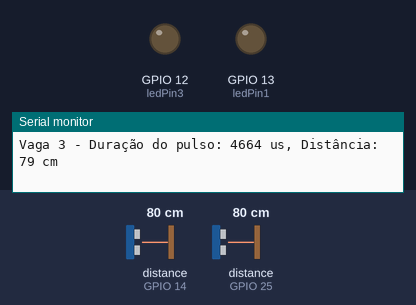
Simulated run of this sketch. Board: ESP32. Parts: output pins drawn as LEDs (lit = HIGH), the last lines printed to the serial monitor. Wiring (inferred from the names in the program): 2 × ultrasonic range finder: trigger GPIO 26, echo GPIO 14 / trigger GPIO 27, echo GPIO 25. The inputs (shaded band) are chosen by the test bench; at power-on: distance to the obstacle (sensors on GPIO 14, GPIO 25) 80 cm. The echo pulse lasts 58.3 µs per cm; WiFi joins after 1.5 s; servers stay silent unless stated; pins used as bus, display or sensor lines are not drawn.

Above: at 3.2 s.
3.3 s: distance to the obstacle (sensor on GPIO 14) set to 10 cm
4.8 s: distance to the obstacle (sensor on GPIO 14) set to 7 cm
At 5.7 s:
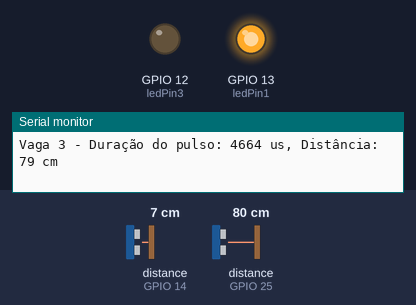
6.3 s: distance to the obstacle (sensor on GPIO 25) set to 10 cm
7.8 s: distance to the obstacle (sensor on GPIO 25) set to 7 cm
At 9.1 s:
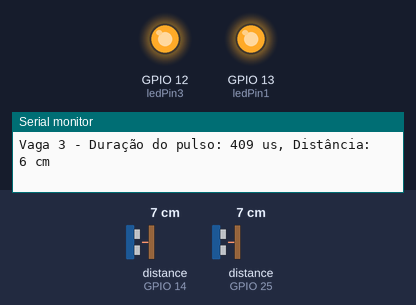
9.4 s: distance to the obstacle (sensor on GPIO 14) set to 9 cm
At 10.6 s:
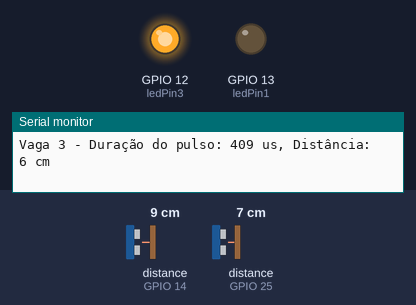
10.9 s: distance to the obstacle (sensor on GPIO 14) set to 2 cm
At 11.8 s:
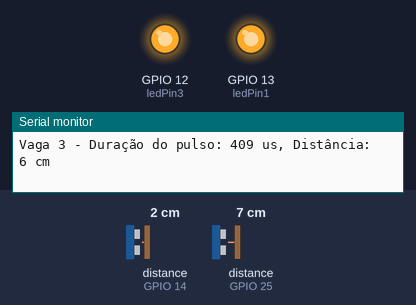
Timing chart, 0 to 13.4 s (numbered marks = the images above; inputs shaded):
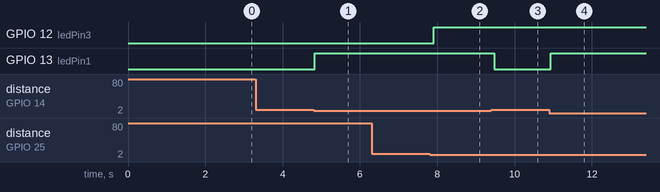

Measured:
- the behaviour switches between 9 and 8 cm on distance to the obstacle (sensor on GPIO 14) (found by bisection; images 0 and 1)
- the behaviour switches between 9 and 8 cm on distance to the obstacle (sensor on GPIO 25) (found by bisection; images 1 and 2)
- after the input at 4.8 s, GPIO 13 (ledPin1): LOW → HIGH at once
- after the input at 7.8 s, GPIO 12 (ledPin3): LOW → HIGH after 0.10 s
- after the input at 9.4 s, GPIO 13 (ledPin1): HIGH → LOW after 0.07 s
- after the input at 10.9 s, GPIO 13 (ledPin1): LOW → HIGH at once

The sketch:

sketch_may21a.ino
```cpp
#include <WiFi.h>
#include <ESPAsyncWebServer.h>
#include <AsyncTCP.h>

const char* ssid = "NOME DA REDE";       // Substitua pelo seu SSID
const char* password = "SENHA DA REDE";  // Substitua pela sua senha

const int ledPin1 = 13; // Pino do LED da vaga 1
const int echoPin1 = 14; // Pino do sensor (echo Saída) da vaga 1
const int trigPin1 = 26; // Pino do sensor (trig Entrada) da vaga 1

const int ledPin3 = 12; // Pino do LED da vaga 3
const int echoPin3 = 25; // Pino do sensor (echo Saída) da vaga 3
const int trigPin3 = 27; // Pino do sensor (trig Entrada) da vaga 3

bool vagaOcupada1 = false;
bool vagaOcupada3 = false;

long distancia1, duracao1;
long distancia3, duracao3;

AsyncWebServer server(80);

void setup() {
  Serial.begin(115200);
  pinMode(ledPin1, OUTPUT); // Configura o pino do LED como saída
  pinMode(trigPin1, OUTPUT); // Configura o pino do sensor como saída
  pinMode(echoPin1, INPUT); // Configura o pino do sensor como entrada

  pinMode(ledPin3, OUTPUT); // Configura o pino do LED como saída
  pinMode(trigPin3, OUTPUT); // Configura o pino do sensor como saída
  pinMode(echoPin3, INPUT); // Configura o pino do sensor como entrada

  // Conecta ao WiFi
  WiFi.begin(ssid, password);
  while (WiFi.status() != WL_CONNECTED) {
    delay(1000);
    Serial.println("Conectando ao WiFi...");
  }
  Serial.println("Conectado ao WiFi");

  // Configura o servidor web
  server.on("/", HTTP_GET, [](AsyncWebServerRequest *request){
    String status1 = vagaOcupada1 ? "Ocupada" : "Livre";
    String status3 = vagaOcupada3 ? "Ocupada" : "Livre";
    String html = "<!DOCTYPE html><html lang='pt-BR'><head><meta charset='UTF-8'>";
    html += "<meta name='viewport' content='width=device-width, initial-scale=1.0'>";
    html += "<meta http-equiv='refresh' content='5'>"; // Adiciona recarregamento automático a cada 5 segundos
    html += "<title>Estaciona Park - Status das Vagas</title><style>";
    html += "body { font-family: Arial, sans-serif; margin: 0; padding: 0; background: #f4f4f9; }";
    html += "header { position: fixed; top: 0; width: 100%; background: #333; color: white; padding: 10px 0; text-align: center; z-index: 1000; }";
    html += "header nav ul { list-style-type: none; padding: 0; margin: 0; }";
    html += "header nav ul li { display: inline; margin: 0 15px; }";
    html += "header nav ul li a { color: white; text-decoration: none; font-weight: bold; }";
    html += ".container { padding: 80px 20px 20px; max-width: 800px; margin: auto; }";
    html += ".vagas { display: flex; flex-wrap: wrap; gap: 20px; }";
    html += ".vaga { flex: 1 1 calc(33.333% - 20px); padding: 10px; margin: 10px 0; border-radius: 8px; background: #e0e0e0; }";
    html += "h1 { color: #333; }";
    html += "p { font-size: 1.2em; }";
    html += ".status { padding: 20px; border-radius: 8px; background: ";
    html += "footer { position: fixed; bottom: 0; width: 100%; background: #333; color: white; text-align: center; padding: 10px 0; }";
    html += "footer p { margin: 0; }";
    html += "section { margin-bottom: 40px; }";
    html += "section h2 { color: #555; margin-bottom: 10px; }";
    html += "section p { color: #777; }";
    html += "</style></head><body>";
    html += "<header><nav><ul><li><a href='/'>Home</a></li><li><a href='/about'>About</a></li><li><a href='/contact'>Contact</a></li></ul></nav></header>";
    html += "<div class='container'>";
    html += "<h1>Estaciona Park</h1>";  // Adiciona o título aqui
    html += "<section><h1>Status das Vagas</h1>";
    html += "<div class='vagas'>";
    html += "<div class='vaga'><h2>Vaga 1</h2><p class='status' style='background:" + String(vagaOcupada1 ? "#ff4d4d; color: white;" : "#4caf50; color: white;") + "'>Vaga 1 está " + status1 + "</p></div>";
    html += "<div class='vaga'><h2>Vaga 2</h2><p class='status' style='background:#ff4d4d; color: white;'>Vaga 2 está Indisponível</p></div>";
    html += "<div class='vaga'><h2>Vaga 3</h2><p class='status' style='background:" + String(vagaOcupada3 ? "#ff4d4d; color: white;" : "#4caf50; color: white;") + "'>Vaga 3 está " + status3 + "</p></div>";
    html += "<div class='vaga'><h2>Vaga 4</h2><p class='status' style='background:#ff4d4d; color: white;'>Vaga 4 está Indisponível</p></div>";
    html += "<div class='vaga'><h2>Vaga 5</h2><p class='status' style='background:#ff4d4d; color: white;'>Vaga 5 está Indisponível</p></div>";
    html += "<div class='vaga'><h2>Vaga 6</h2><p class='status' style='background:#ff4d4d; color: white;'>Vaga 6 está Indisponível</p></div>";
    html += "<div class='vaga'><h2>Vaga 7</h2><p class='status' style='background:#ff4d4d; color: white;'>Vaga 7 está Indisponível</p></div>";
    html += "</div></section>";
    html += "<section><h2>Sobre o Sistema</h2><p>Este sistema monitora as vagas de estacionamento utilizando sensores ultrassônicos e exibe o status em tempo real através de uma página web.</p></section>";
    html += "<section><h2>Contato</h2><p>Para mais informações, entre em contato conosco pelo e-mail: contato@exemplo.com</p></section>";
    html += "</div>";
    html += "<footer><p>&copy; 2024 Sistema de Monitoramento de Vagas. Todos os direitos reservados.</p></footer>";
    html += "</body></html>";
    request->send(200, "text/html", html);
  });

  Serial.print("Endereço de IP: ");
  Serial.println(WiFi.localIP());
  server.begin();
}

void loop() {
  // Desliga os LEDs no início do loop
  digitalWrite(ledPin1, LOW);
  digitalWrite(ledPin3, LOW);

  // Gera um pulso ultrassônico para vaga 1
  digitalWrite(trigPin1, LOW);
  delayMicroseconds(2);
  digitalWrite(trigPin1, HIGH);
  delayMicroseconds(10);
  digitalWrite(trigPin1, LOW);

  // Calcula a duração do pulso para vaga 1
  duracao1 = pulseIn(echoPin1, HIGH);
  distancia1 = (duracao1 / 2) * 0.0343; // Converte a duração em distância

  // Log de depuração para vaga 1
  Serial.print("Vaga 1 - Duração do pulso: ");
  Serial.print(duracao1);
  Serial.print(" us, Distância: ");
  Serial.print(distancia1);
  Serial.println(" cm");

  // Verifica se a distância é válida para vaga 1
  if (distancia1 <= 0) {
    Serial.println("Distância inválida para Vaga 1.");
  }

  // Define o estado da vaga 1 e do LED
  if (distancia1 > 0 && distancia1 < 8) { // Se a distância for válida e menor que 8 cm
    vagaOcupada1 = true;
    digitalWrite(ledPin1, HIGH); // Acende o LED da vaga 1
  } else {
    vagaOcupada1 = false;
  }

  // Gera um pulso ultrassônico para vaga 3
  digitalWrite(trigPin3, LOW);
  delayMicroseconds(2);
  digitalWrite(trigPin3, HIGH);
  delayMicroseconds(10);
  digitalWrite(trigPin3, LOW);

  // Calcula a duração do pulso para vaga 3
  duracao3 = pulseIn(echoPin3, HIGH);
  distancia3 = (duracao3 / 2) * 0.0343; // Converte a duração em distância

  // Log de depuração para vaga 3
  Serial.print("Vaga 3 - Duração do pulso: ");
  Serial.print(duracao3);
  Serial.print(" us, Distância: ");
  Serial.print(distancia3);
  Serial.println(" cm");

  // Verifica se a distância é válida para vaga 3
  if (distancia3 <= 0) {
    Serial.println("Distância inválida para Vaga 3.");
  }

  // Define o estado da vaga 3 e do LED
  if (distancia3 > 0 && distancia3 < 8) { // Se a distância for válida e menor que 8 cm
    vagaOcupada3 = true;
    digitalWrite(ledPin3, HIGH); // Acende o LED da vaga 3
  } else {
    vagaOcupada3 = false;
  }

  delay(100);  // Pequeno delay para estabilidade do loop

  // Limpa o buffer Serial
  Serial.flush();
}
```
